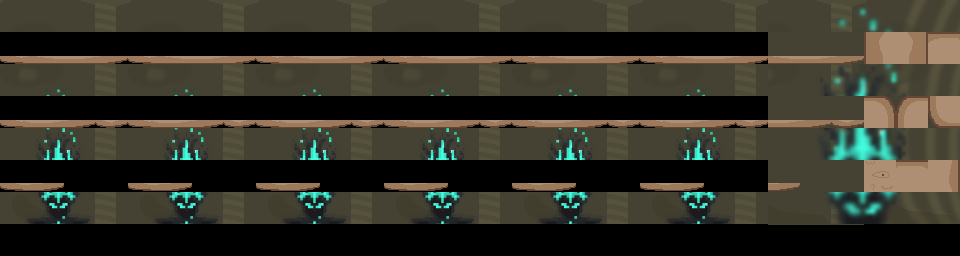

The image is a tile-based game level rendered from a .tmx file. Its description and complete source (layers, tilesets, objects, tile grids) follow:
An orthogonal 30x8 tile map with 32x32 px tiles, 1 tile layer (arriere) and 4 objects (Spawn, MurInv, Sol, NextScene).

<map version="1.10" tiledversion="1.11.2" orientation="orthogonal" renderorder="right-down" width="30" height="8" tilewidth="32" tileheight="32" infinite="0" nextlayerid="3" nextobjectid="5">
 <tileset firstgid="1" source="tileset.tsx" />
 <layer id="1" name="arriere" width="30" height="8">
  <data encoding="csv">
1,2,3,4,1,2,3,4,1,2,3,4,1,2,3,4,1,2,3,4,1,2,3,4,6,7,8,9,10,11,
13,14,15,16,13,14,15,16,13,14,15,16,13,14,15,16,13,14,15,16,13,14,15,16,18,19,20,21,22,23,
25,26,27,28,25,26,27,28,25,26,27,28,25,26,27,28,25,26,27,28,25,26,27,28,30,31,32,33,34,35,
37,38,39,40,37,38,39,40,37,38,39,40,37,38,39,40,37,38,39,40,37,38,39,40,42,43,44,45,46,47,
49,50,51,52,49,50,51,52,49,50,51,52,49,50,51,52,49,50,51,52,49,50,51,52,54,55,56,57,58,59,
61,62,63,64,61,62,63,64,61,62,63,64,61,62,63,64,61,62,63,64,61,62,63,64,66,67,68,69,70,71,
73,74,75,76,73,74,75,76,73,74,75,76,73,74,75,76,73,74,75,76,73,74,75,76,78,79,80,81,82,83,
85,86,87,88,85,86,87,88,85,86,87,88,85,86,87,88,85,86,87,88,85,86,87,88,90,91,92,93,94,95
</data>
 </layer>
 <objectgroup id="2" name="obj">
  <object id="1" name="Spawn" x="38.7055" y="200.85" width="53.3508" height="42.8898">
   <ellipse />
  </object>
  <object id="2" name="MurInv" x="-6.27656" y="-5.23047" width="15.6914" height="263.616" />
  <object id="3" name="Sol" x="-11.507" y="250.016" width="977.051" height="15.6914" />
  <object id="4" name="NextScene" x="946.715" y="-8.36875" width="10.4609" height="297.091" />
 </objectgroup>
</map>
